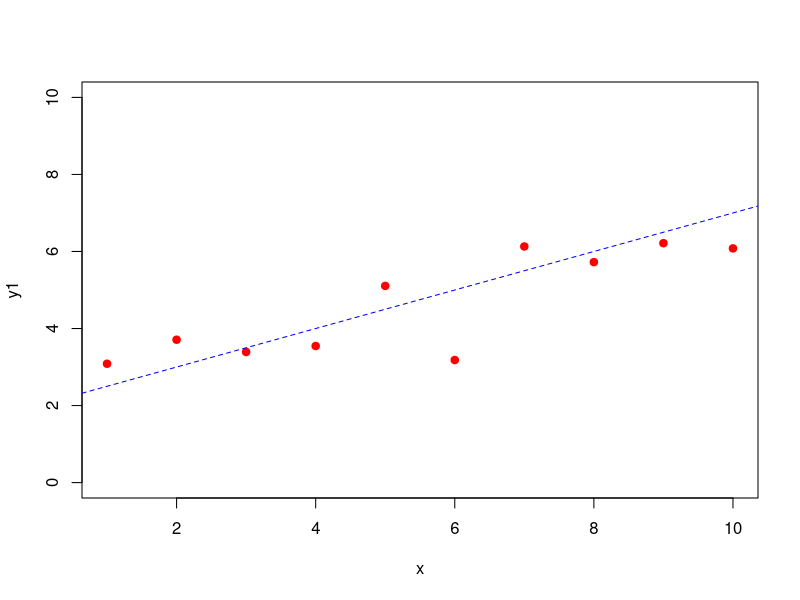
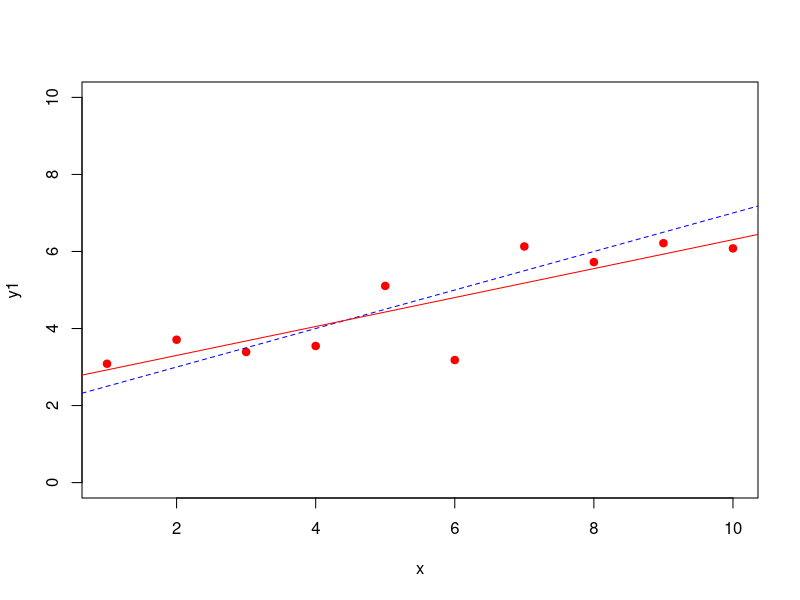
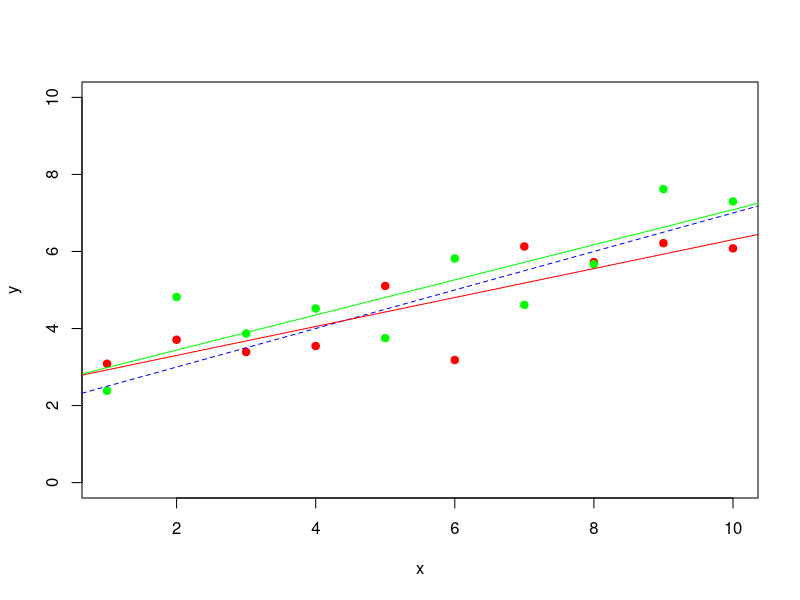
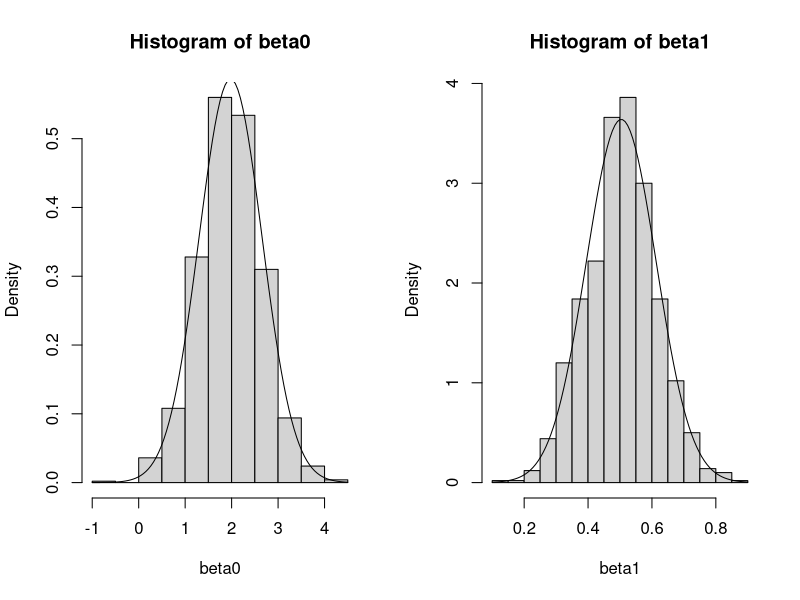

These figures' R source, in order:
## ---- chunk 1
knitr::opts_chunk$set(echo = TRUE)
## ---- chunk 2
(x = 1:10)
## ---- chunk 3
set.seed(12345)
n = length(x) # numero de datos
(u1 = rnorm(n, mean = 0, sd = 1))
## ---- chunk 4
(y1 = 2 + 0.5*x + u1)
## ---- chunk 5
plot(x,y1, col = "red", ylim = c(0,10), pch = 19)
abline(2,0.5, col = "blue", lty = 2)
## ---- chunk 6
m1 = lm(y1 ~ x)
## ---- chunk 7
plot(x,y1, col = "red", ylim = c(0,10), pch = 19)
abline(2,0.5, col = "blue", lty = 2)
abline(m1, col = "red")
## ---- chunk 8
u2 = rnorm(n, mean = 0, sd = 1)
y2 = 2 + 0.5*x + u2
m2 = lm(y2 ~ x)
## ---- chunk 9
plot(x,y1, col = "red", ylab = "y", ylim = c(0,10), pch = 19)
points(x,y2, col = "green", pch = 19)
abline(2,0.5, col = "blue", lty = 2)
abline(m1, col = "red")
abline(m2, col = "green")
## ---- chunk 10
nmuestras = 1000
beta0 = rep(0, nmuestras)
beta1 = rep(0, nmuestras)
for (k in 1:nmuestras){
  u = rnorm(n, mean = 0, sd = 1)
  y = 2 + 0.5*x + u
  m = lm(y ~ x)
  beta0[k] = m$coefficients["(Intercept)"]
  beta1[k] = m$coefficients["x"]
}
par(mfrow = c(1,2))
hist(beta0, freq = F)
curve(dnorm(x, mean = mean(beta0), sd = sd(beta0)), add = T)
hist(beta1, freq = F)
curve(dnorm(x, mean = mean(beta1), sd = sd(beta1)), add = T)
## ---- chunk 11
c(mean(beta0),sd(beta0))
## ---- chunk 12
c(mean(beta1),sd(beta1))
## ---- chunk 13
summary(m1)
